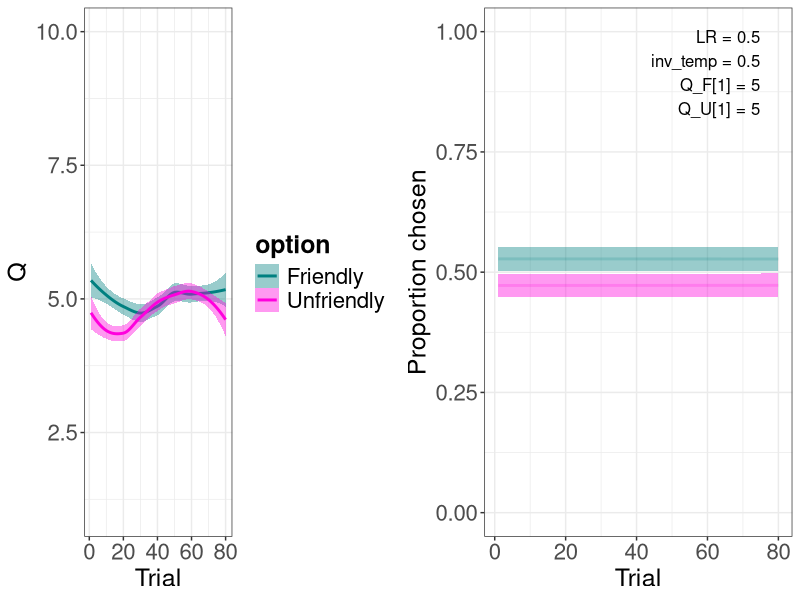
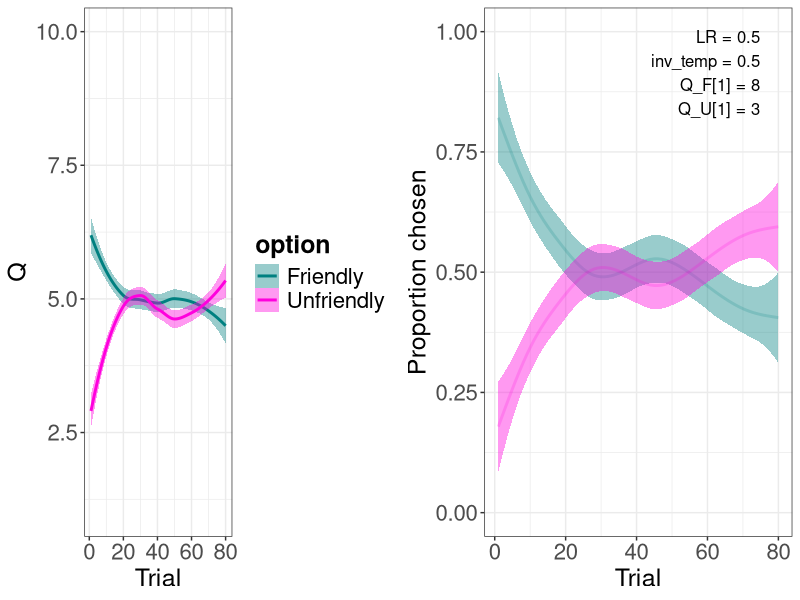
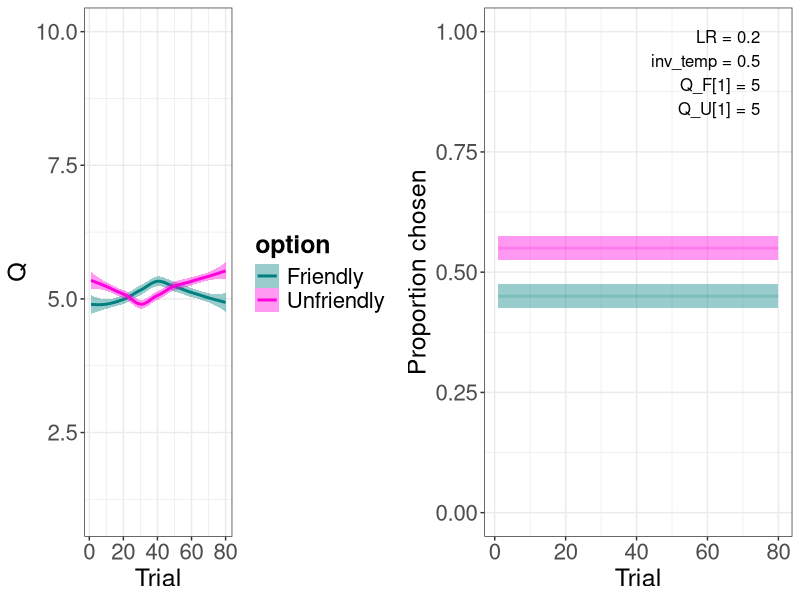
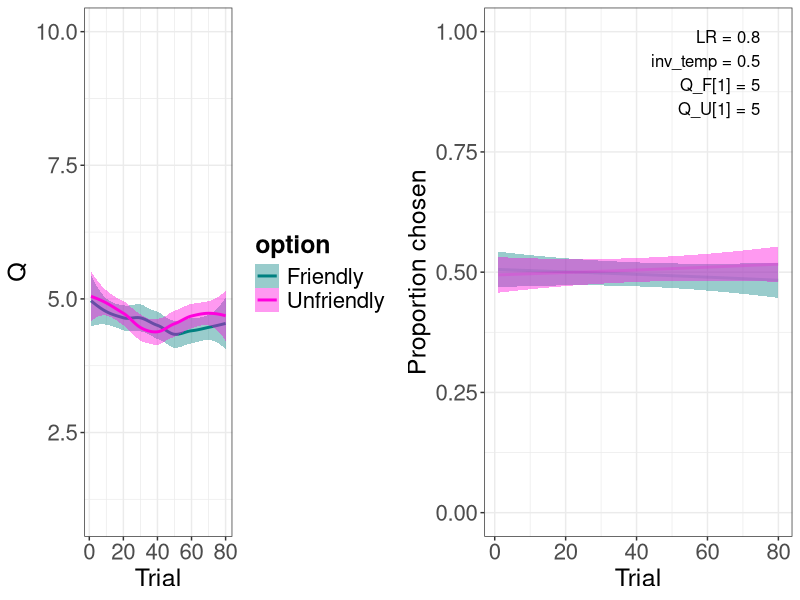
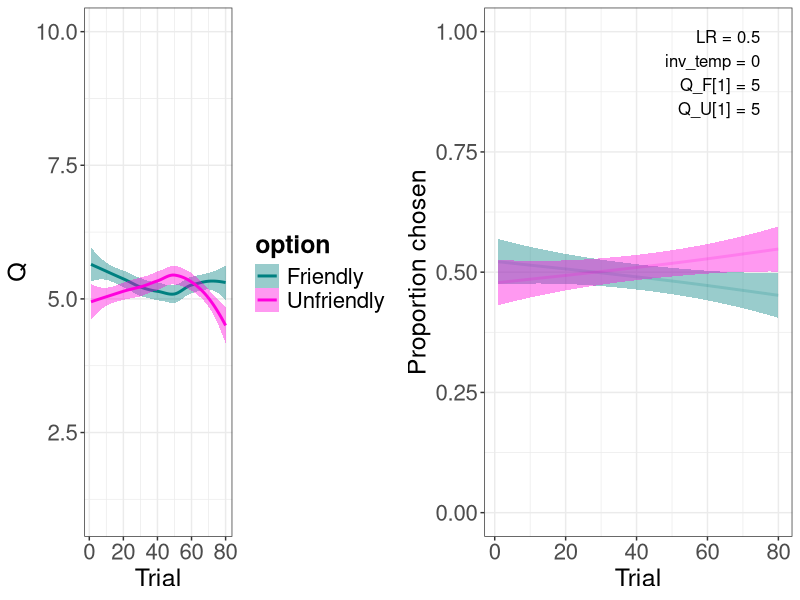
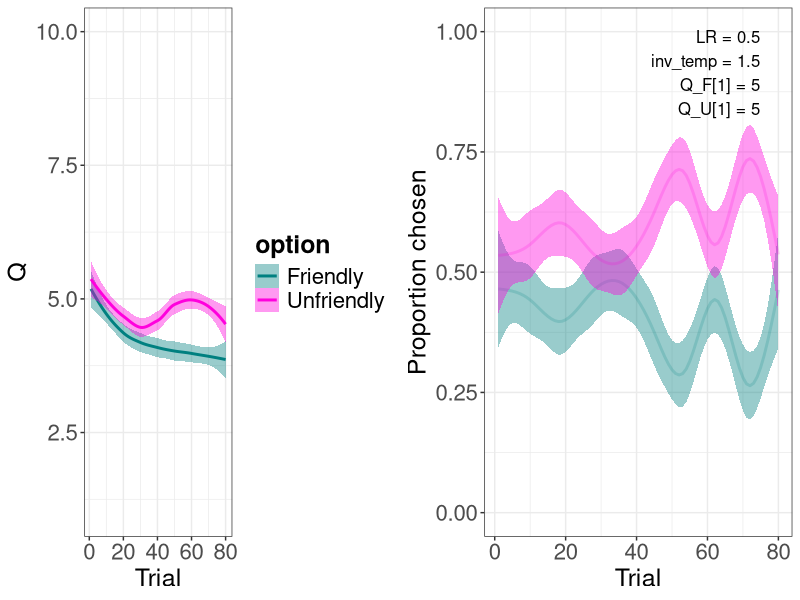
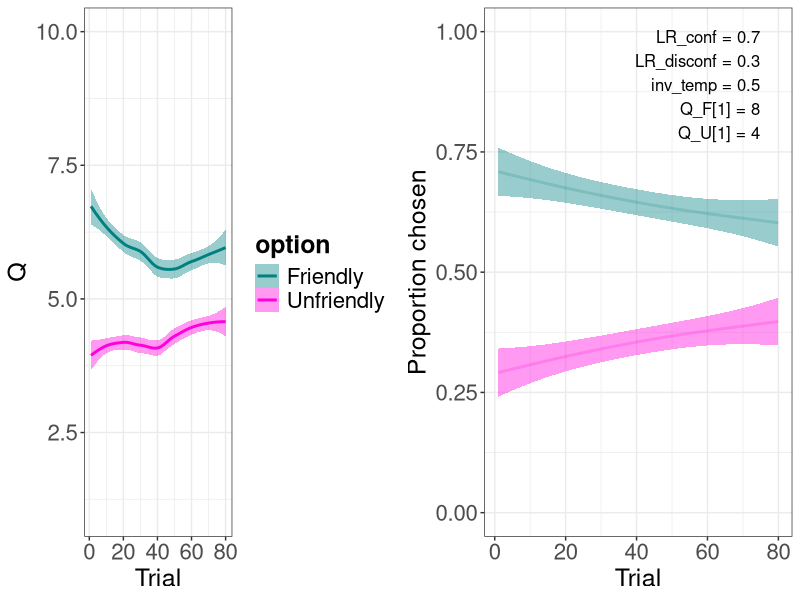
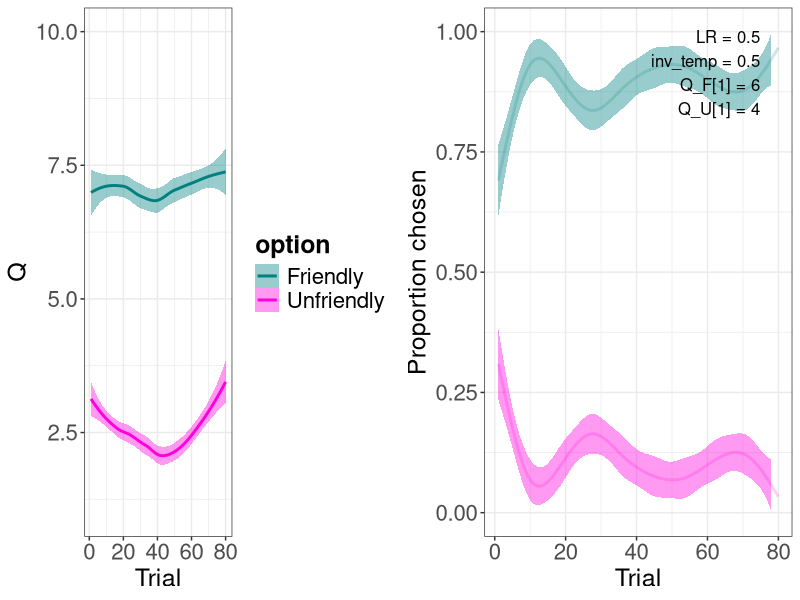

Reproduce these figures in R, in order.
## ----setup, include=FALSE-----------------------------------------------------
knitr::knit_hooks$set(purl = knitr::hook_purl)
knitr::opts_chunk$set(echo = TRUE)
knitr::opts_chunk$set(message = FALSE)
knitr::opts_chunk$set(fig.width = 10, fig.height = 4)

## ----prep---------------------------------------------------------------------
n_participants <- 10
n_trials <- 80
params_std <- c(0.5, 0.5, 5, 5) # LR, inv_temp, Q_F_1, Q_U_1
set.seed(1234)

## ----fun-rating---------------------------------------------------------------
library(truncnorm)

rating <- function() {
  R <- round(rtruncnorm(n = 1, a = 1, b = 10, 
                        mean = 5, 
                        sd = 3), 
             0)
  return(R)
}

## ----model-std----------------------------------------------------------------
run_model <- function(params = params_std) {
  dat <- data.frame()

  for (j in 1:n_participants) {

    # ------ init data frames etc -----
    Q <- data.frame(
      F = rep(NA, n_trials),
      U = rep(NA, n_trials)
    )
    P_F <- c()
    choice <- c()
    R <- c()
    pred_err <- c()

    # ----- initialize parameters -----
    LR <- params[1]
    inv_temp <- params[2]
    Q$F[1] <- params[3]
    Q$U[1] <- params[4]

    # --------- run trials ------------
    for (t in 1:n_trials) {

      # choose
      P_F[t] <- 1 / (1 + exp(-inv_temp * (Q$F[t] - Q$U[t])))
      choice[t] <- if_else(runif(1) < P_F[t],
                          "F",
                          "U")

      # rate
      R[t] <- rating()

      # learn
      pred_err[t] <- R[t] - Q[t, choice[t]]

      if (t < n_trials) {   # no updating Qs in the very last trial
        Q[t+1, choice[t]] <- Q[t, choice[t]] + LR * pred_err[t]

        not_chosen <- colnames(Q[which(colnames(Q) != choice[t])])
        Q[t+1, not_chosen] <- Q[t, not_chosen]
      }
    }

    dat_p <- data.frame(
      participant = rep(j, n_trials),
      trial =       1:n_trials,
      Q_F =         Q$F,
      Q_U =         Q$U,
      P_F =         P_F,
      choice =      choice,
      R =           R,
      pred_err =    pred_err
    )

    dat <- rbind(dat, dat_p)
  }

  return(dat)
}

## ----helper-fun---------------------------------------------------------------
library(tidyverse)
library(grid)
library(gridExtra)

to_long <- function(dat) {
  long_dat <- dat %>%
    pivot_longer(c(Q_F, Q_U), names_prefix = "Q_", names_to = "option", values_to = "Q") %>%
    mutate(option = factor(option),
           choice = factor(choice))

  return(long_dat)
}

plot_Q <- function(dat) {
  p <- ggplot(dat, aes(x = trial,
                      y = Q,
                      color = option)) +
    geom_smooth(aes(fill = option)) +
    ylim(c(1, 10)) +
    labs(x = "Trial") +
    scale_color_manual(values = c(my_teal, my_pink),
                      labels = c("Friendly", "Unfriendly")) +  
    scale_fill_manual(values = c(my_teal, my_pink),
                      labels = c("Friendly", "Unfriendly")) +
    my_theme
  return(p)
}

plot_choice <- function(dat) {
  dat <- dat %>%
    mutate(choice_is_F = if_else(choice == "F", 1, 0),
           choice_is_U = 1 - choice_is_F)
    
  p <- ggplot(dat, aes(x = trial)) +
    geom_smooth(aes(y = choice_is_F),
                color = paste0(my_teal, "30"),
                fill = paste0(my_teal, "30")) +
    geom_smooth(aes(y = choice_is_U),
                color = paste0(my_pink, "30"),
                fill = paste0(my_pink, "30")) +
    ylim(c(0, 1)) +
    labs(x = "Trial",
         y = "Proportion chosen") +
    my_theme
  return(p)
}

annotation_single <- function(params, x = 0.95) {
    text <- paste0("LR = ", params[1],
                  "\ninv_temp = ", params[2],
                  "\nQ_F[1] = ", params[3],
                  "\nQ_U[1] = ", params[4])

    grid.text(text, x = unit(x, "npc"), y = unit(0.95, "npc"), hjust = 1, vjust = 1)
}

annotation_double <- function(params_left, params_right) {
  annotation_single(params_left, 0.45)
  annotation_single(params_right, 0.95)
}

## ----plot-util, echo = FALSE--------------------------------------------------
my_teal <- "#008080"
my_pink <- "#ff00dd"

my_theme <- theme_bw() +
  theme(plot.title = element_text(size = 20, face = "bold")) +
  theme(axis.text = element_text(size = 16),
        axis.title = element_text(size = 18)) +
  theme(legend.title = element_text(size = 18, face = "bold"),
        legend.text = element_text(size = 16)) +
  theme(strip.text.x = element_text(size = 18, face = "bold"))

## ----run-std, warning = FALSE-------------------------------------------------
dat_std <- run_model() %>% to_long()
p_left <- plot_Q(dat_std)
p_right <- plot_choice(dat_std)
grid.arrange(p_left, p_right, nrow = 1)
annotation_single(params_std)

## ----run-std-init-val, warning = FALSE----------------------------------------
params <- c(0.5, 0.5, 8, 3)
dat <- run_model(params) %>% to_long()
p_left <- plot_Q(dat)
p_right <- plot_choice(dat)
grid.arrange(p_left, p_right, nrow = 1)
annotation_single(params)

## ----run-std-LR, echo = FALSE, warning = FALSE--------------------------------
params <- c(0.2, 0.5, 5, 5)
dat <- run_model(params) %>% to_long()
p_left <- plot_Q(dat)
p_right <- plot_choice(dat)
grid.arrange(p_left, p_right, nrow = 1)
annotation_single(params)

params <- c(0.8, 0.5, 5, 5)
dat <- run_model(params) %>% to_long()
p_left <- plot_Q(dat)
p_right <- plot_choice(dat)
grid.arrange(p_left, p_right, nrow = 1)
annotation_single(params)

## ----run-std-inv-temp, echo = FALSE-------------------------------------------
params <- c(0.5, 0, 5, 5)
dat <- run_model(params) %>% to_long()
p_left <- plot_Q(dat)
p_right <- plot_choice(dat)
grid.arrange(p_left, p_right, nrow = 1)
annotation_single(params)

params <- c(0.5, 1.5, 5, 5)
dat <- run_model(params) %>% to_long()
p_left <- plot_Q(dat)
p_right <- plot_choice(dat)
grid.arrange(p_left, p_right, nrow = 1)
annotation_single(params)

## ----fun-conf-----------------------------------------------------------------
threshold <- 2

is_confirm <- function(rating, init_value) {
  return(abs(rating - init_value) <= threshold)
}

## ----model-dualLR-------------------------------------------------------------
params_std <- c(0.7, 0.3, 0.5, 8, 4) # LR_conf, LR_disconf, inv_temp, Q_F_1, Q_U_1

run_model_dualLR <- function(params = params_std) {
  dat <- data.frame()

  for (j in 1:n_participants) {

    # ------ init data frames etc -----
    Q <- data.frame(
      F = rep(NA, n_trials),
      U = rep(NA, n_trials)
    )
    P_F <- c()
    choice <- c()
    R <- c()
    pred_err <- c()

    # ----- initialize parameters -----
    LR_conf <- params[1]
    LR_disconf <- params[2]
    inv_temp <- params[3]
    Q$F[1] <- params[4]
    Q$U[1] <- params[5]

    # --------- run trials ------------
    for (t in 1:n_trials) {

      # choose
      P_F[t] <- 1 / (1 + exp(-inv_temp * (Q$F[t] - Q$U[t])))
      choice[t] <- if_else(runif(1) < P_F[t],
                          "F",
                          "U")

      # rate
      R[t] <- rating()

      # learn
      pred_err[t] <- R[t] - Q[t, choice[t]]

      # which learning rate?
      LR <- if_else(is_confirm(R[t], Q[1, choice[t]]),
                    LR_conf,
                    LR_disconf)

      if (t < n_trials) {   # no updating Qs in the very last trial
        Q[t+1, choice[t]] <- Q[t, choice[t]] + LR * pred_err[t]

        not_chosen <- colnames(Q[which(colnames(Q) != choice[t])])
        Q[t+1, not_chosen] <- Q[t, not_chosen]
      }
    }

    dat_p <- data.frame(
      participant = rep(j, n_trials),
      trial =       1:n_trials,
      Q_F =         Q$F,
      Q_U =         Q$U,
      P_F =         P_F,
      choice =      choice,
      R =           R,
      pred_err =    pred_err
    )

    dat <- rbind(dat, dat_p)
  }

  return(dat)
}

## ----helper-fun-2, echo = FALSE-----------------------------------------------
annotation_single <- function(params, x = 0.95) {
  text <- paste0("LR_conf = ", params[1],
               "\nLR_disconf = ", params[2], 
               "\ninv_temp = ", params[3],
               "\nQ_F[1] = ", params[4],
               "\nQ_U[1] = ", params[5])

  grid.text(text, x = unit(x, "npc"), y = unit(0.95, "npc"), hjust = 1, vjust = 1)
}

## ----run-dualLR---------------------------------------------------------------
dat <- run_model_dualLR() %>% to_long()
p_left <- plot_Q(dat)
p_right <- plot_choice(dat)
grid.arrange(p_left, p_right, nrow = 1)
annotation_single(params_std)

## ----fun-rating-bonus---------------------------------------------------------
bonus <- 3

rating <- function(init_value_chosen, init_value_not_chosen) {
  R <- round(rtruncnorm(n = 1, a = 1, b = 10, 
                        mean = 5, 
                        sd = 3), 
             0)

  if (init_value_chosen > init_value_not_chosen) {
    bonus_polarity <- 1
  } else if (init_value_chosen < init_value_not_chosen) {
    bonus_polarity <- -1
  } else {
    bonus_polarity <- 0
  }

  R <- R + 
    is_confirm(R, init_value_chosen) * bonus * bonus_polarity
  return(min(R, 10))    # max rating is still 10
}

## ----model-rating-bonus, echo = FALSE-----------------------------------------
run_model <- function(params = params_std) {
  dat <- data.frame()

  for (j in 1:n_participants) {

    # ------ init data frames etc -----
    Q <- data.frame(
      F = rep(NA, n_trials),
      U = rep(NA, n_trials)
    )
    P_F <- c()
    choice <- c()
    R <- c()
    pred_err <- c()

    # ----- initialize parameters -----
    LR <- params[1]
    inv_temp <- params[2]
    Q$F[1] <- params[3]
    Q$U[1] <- params[4]

    # --------- run trials ------------
    for (t in 1:n_trials) {

      # choose
      P_F[t] <- 1 / (1 + exp(-inv_temp * (Q$F[t] - Q$U[t])))
      choice[t] <- if_else(runif(1) < P_F[t],
                          "F",
                          "U")
      not_chosen <- colnames(Q[which(colnames(Q) != choice[t])])

      # rate
      R[t] <- rating(Q[1, choice[t]],
                     Q[1, not_chosen])

      # learn
      pred_err[t] <- R[t] - Q[t, choice[t]]

      if (t < n_trials) {   # no updating Qs in the very last trial
        Q[t+1, choice[t]] <- Q[t, choice[t]] + LR * pred_err[t]

        Q[t+1, not_chosen] <- Q[t, not_chosen]
      }
    }

    dat_p <- data.frame(
      participant = rep(j, n_trials),
      trial =       1:n_trials,
      Q_F =         Q$F,
      Q_U =         Q$U,
      P_F =         P_F,
      choice =      choice,
      R =           R,
      pred_err =    pred_err
    )

    dat <- rbind(dat, dat_p)
  }

  return(dat)
}

annotation_single <- function(params, x = 0.95) {
    text <- paste0("LR = ", params[1],
                  "\ninv_temp = ", params[2],
                  "\nQ_F[1] = ", params[3],
                  "\nQ_U[1] = ", params[4])

    grid.text(text, x = unit(x, "npc"), y = unit(0.95, "npc"), hjust = 1, vjust = 1)
}

## ----run-rating-bonus, warning = FALSE----------------------------------------
params <- c(0.5, 0.5, 6, 4) # LR, inv_temp, Q_F_1, Q_U_1
dat <- run_model(params) %>% to_long()
p_left <- plot_Q(dat)
p_right <- plot_choice(dat)
grid.arrange(p_left, p_right, nrow = 1)
annotation_single(params)

## ----fun-rating-diffdistr-----------------------------------------------------
rating <- function(init_value) {
  R <- round(rtruncnorm(n = 1, a = 1, b = 10, 
                        mean = init_value, 
                        sd = 3), 
             0)
  return(R)
}

## ----model-rating-diffdistr, echo = FALSE-------------------------------------
run_model <- function(params = params_std) {
  dat <- data.frame()

  for (j in 1:n_participants) {

    # ------ init data frames etc -----
    Q <- data.frame(
      F = rep(NA, n_trials),
      U = rep(NA, n_trials)
    )
    P_F <- c()
    choice <- c()
    R <- c()
    pred_err <- c()

    # ----- initialize parameters -----
    LR <- params[1]
    inv_temp <- params[2]
    Q$F[1] <- params[3]
    Q$U[1] <- params[4]

    # --------- run trials ------------
    for (t in 1:n_trials) {

      # choose
      P_F[t] <- 1 / (1 + exp(-inv_temp * (Q$F[t] - Q$U[t])))
      choice[t] <- if_else(runif(1) < P_F[t],
                          "F",
                          "U")

      # rate
      R[t] <- rating(Q[1, choice[t]])

      # learn
      pred_err[t] <- R[t] - Q[t, choice[t]]

      if (t < n_trials) {   # no updating Qs in the very last trial
        Q[t+1, choice[t]] <- Q[t, choice[t]] + LR * pred_err[t]

        not_chosen <- colnames(Q[which(colnames(Q) != choice[t])])
        Q[t+1, not_chosen] <- Q[t, not_chosen]
      }
    }

    dat_p <- data.frame(
      participant = rep(j, n_trials),
      trial =       1:n_trials,
      Q_F =         Q$F,
      Q_U =         Q$U,
      P_F =         P_F,
      choice =      choice,
      R =           R,
      pred_err =    pred_err
    )

    dat <- rbind(dat, dat_p)
  }

  return(dat)
}

annotation_single <- function(params, x = 0.95) {
    text <- paste0("LR = ", params[1],
                  "\ninv_temp = ", params[2],
                  "\nQ_F[1] = ", params[3],
                  "\nQ_U[1] = ", params[4])

    grid.text(text, x = unit(x, "npc"), y = unit(0.95, "npc"), hjust = 1, vjust = 1)
}

## ----run-rating-diffdistr, warning = FALSE------------------------------------
params <- c(0.5, 0.5, 7, 3) # LR, inv_temp, Q_F_1, Q_U_1
dat <- run_model(params) %>% to_long()
p_left <- plot_Q(dat)
p_right <- plot_choice(dat)
grid.arrange(p_left, p_right, nrow = 1)
annotation_single(params)
